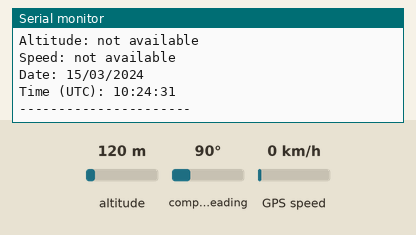
Simulated run of this sketch. Board: ESP32. Parts: the last lines printed to the serial monitor. Inputs (shaded band) come from the test bench; at power-on: altitude 120 m, GPS speed 0 km/h, compass heading 90°. The GPS gets a fix after 3 s at 37.7749, -122.4194 with 8 satellites.

Above: at 1.2 s.
1.3 s: altitude set to 20 m
At 2.8 s:
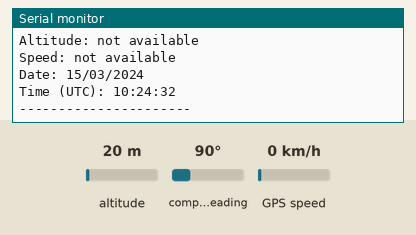
4.5 s: GPS speed set to 2 km/h
At 5.4 s:
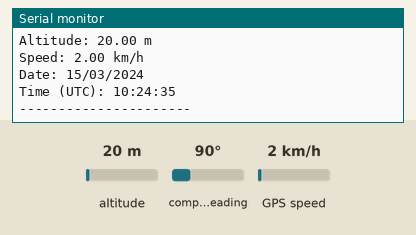
6.0 s: altitude set to 250 m
At 6.8 s:
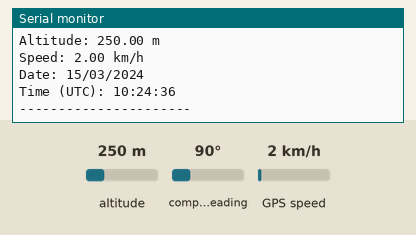
Timing chart, 0 to 9.0 s (numbered marks = the images above; inputs shaded):
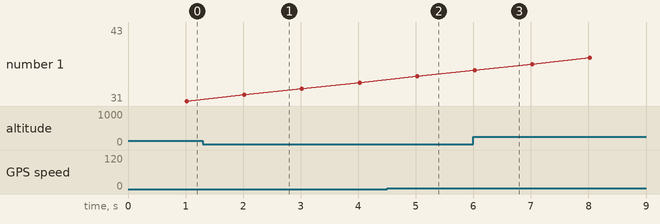

Measured:
- after the input at 4.5 s, the serial monitor: prints a new line after 0.52 s (image 2)
- after the input at 6.0 s, the serial monitor: prints a new line at once (image 3)

The sketch:

gpstest.ino
```cpp
#include <TinyGPSPlus.h>
#include <HardwareSerial.h>

TinyGPSPlus gps;
HardwareSerial ss(1);

static const int RXPin = 16;   // GPS TX -> ESP32 RX
static const uint32_t GPSBaud = 9600;

void setup()
{
  Serial.begin(115200);
  ss.begin(GPSBaud, SERIAL_8N1, RXPin, -1);

  Serial.println(F("Testing GY-GPS6MV2 with ESP32..."));
}

void loop()
{
  while (ss.available() > 0)
  {
    gps.encode(ss.read());
  }

  // Show info every second
  static unsigned long lastPrint = 0;
  if (millis() - lastPrint > 1000)
  {
    lastPrint = millis();

    Serial.println(F("----- GPS STATUS -----"));

    // Satellites in use
    if (gps.satellites.isValid())
      Serial.printf("Satellites: %d\n", gps.satellites.value());
    else
      Serial.println(F("Satellites: not available"));

    // Fix status
    if (gps.location.isValid())
    {
      Serial.printf("Location: %.6f, %.6f\n",
                    gps.location.lat(), gps.location.lng());
    }
    else
    {
      Serial.println(F("Location: NO FIX"));
    }

    // Altitude
    if (gps.altitude.isValid())
    {
      Serial.printf("Altitude: %.2f m\n", gps.altitude.meters());
    }
    else
    {
      Serial.println(F("Altitude: not available"));
    }

    // Speed
    if (gps.speed.isValid())
    {
      Serial.printf("Speed: %.2f km/h\n", gps.speed.kmph());
    }
    else
    {
      Serial.println(F("Speed: not available"));
    }

    // Date & Time
    if (gps.date.isValid() && gps.time.isValid())
    {
      Serial.printf("Date: %02d/%02d/%04d\n",
                    gps.date.day(), gps.date.month(), gps.date.year());
      Serial.printf("Time (UTC): %02d:%02d:%02d\n",
                    gps.time.hour(), gps.time.minute(), gps.time.second());
    }
    else
    {
      Serial.println(F("Date/Time: not available"));
    }

    Serial.println(F("----------------------\n"));
  }
}
```
